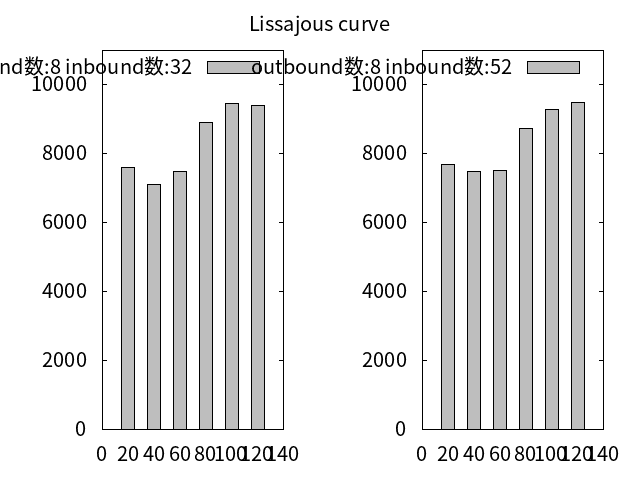

Source code (gnuplot):
set terminal png font "VL PGothic,15" enhanced
set output "multiplot_test.png"

set multiplot layout 1,2 rowsfirst downwards title "Lissajous curve"

# set ylabel 'ブロック伝播時間中央値[ms]'
# set xlabel '受信ブロック数'

# set yrange[0:11000]
# set xtics 20
# set xtics scale 0   #謎の出っ張りを消す

# set style data histogram
# set style histogram cluster gap 1
# set style fill solid border lc rgb 'black'
# set boxwidth 0.5 relative

# plot "~/Desktop/2_8.dat" with boxes linewidth 2 lc rgb "gray" title "outbound数:2 inbound数:8"
# plot "~/Desktop/8_30.dat" with boxes linewidth 2 lc rgb "gray" title "outbound数:8 inbound数:32"
# plot "~/Desktop/8_50.dat" with boxes linewidth 2 lc rgb "gray" title "outbound数:8 inbound数:52"

# set xtics scale 0   #謎の出っ張りを消す

set style data histogram

set yrange[0:11000]
set xtics 20
set xtics scale 0   #謎の出っ張りを消す

set style data histogram
set style histogram cluster gap 1
set style fill solid border lc rgb 'black'
set boxwidth 0.5 relative

plot "~/Desktop/8_30.dat" with boxes lc rgb "gray" title "outbound数:8 inbound数:32"
plot "~/Desktop/8_50.dat" with boxes lc rgb "gray" title "outbound数:8 inbound数:52"

unset multiplot